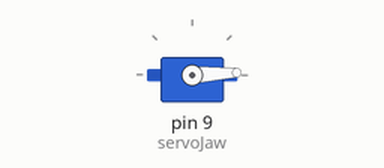
This sketch was run on a simulated Arduino Uno, built with avr-gcc and run on an emulated ATmega328P. On the bench: servo.

Above: at 0.05 s.
At 0.65 s:
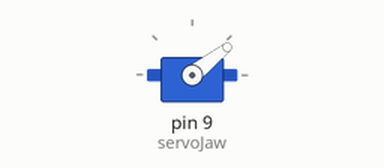
At 1.0 s:
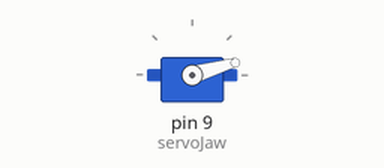
Timing chart, 0 to 3.0 s (numbered marks = the images above):
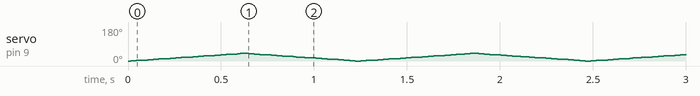

The sketch:

jaw.ino
```cpp
#include <Servo.h>

Servo servoJaw;  // create servo object to control a servo
// twelve servo objects can be created on most boards

int pos = 0;    // variable to store the servo position

void setup() {
  servoJaw.attach(9);  // attaches the servo on pin 9 to the servo object
}

void loop() {
  for (pos = 0; pos <= 40; pos += 1) { // goes from 0 degrees to 180 degrees
    // in steps of 1 degree
    servoJaw.write(pos);              // tell servo to go to position in variable 'pos'
    delay(15);                       // waits 15 ms for the servo to reach the position
  }
  for (pos = 40; pos >= 0; pos -= 1) { // goes from 180 degrees to 0 degrees
    servoJaw.write(pos);              // tell servo to go to position in variable 'pos'
    delay(15);                       // waits 15 ms for the servo to reach the position
  }
}
```
